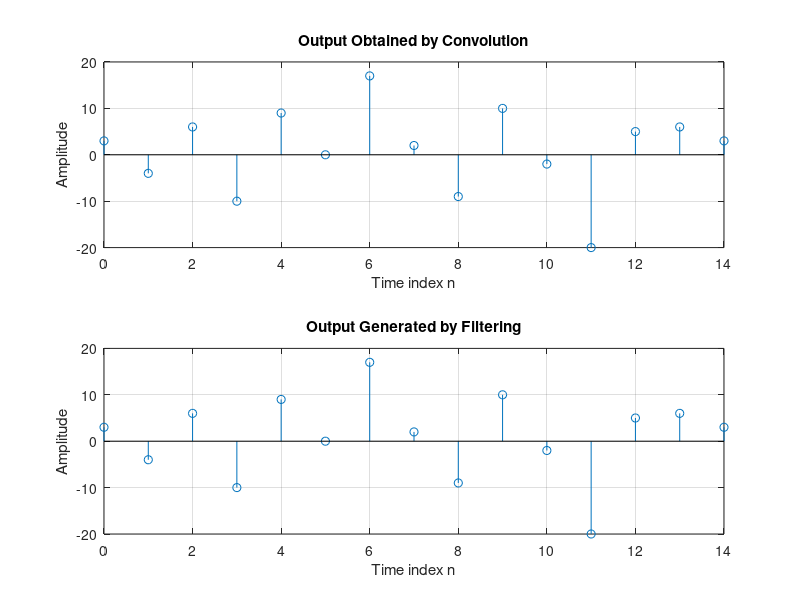

Recreate this plot in MATLAB.
h = [3 2 1 -2 1 0 -4 0 3];       % impulse response
x = [1 -2 3 -4 3 2 1];            % input sequence
y = conv(h,x);
n = 0:14;
subplot(2,1,1);
stem(n,y);
xlabel('Time index n'); ylabel('Amplitude');
title('Output Obtained by Convolution'); grid;
x1 = [x zeros(1,8)];
y1 = filter(h,1,x1);
subplot(2,1,2);
stem(n,y1);
xlabel('Time index n'); ylabel('Amplitude');
title('Output Generated by Filtering');
grid;